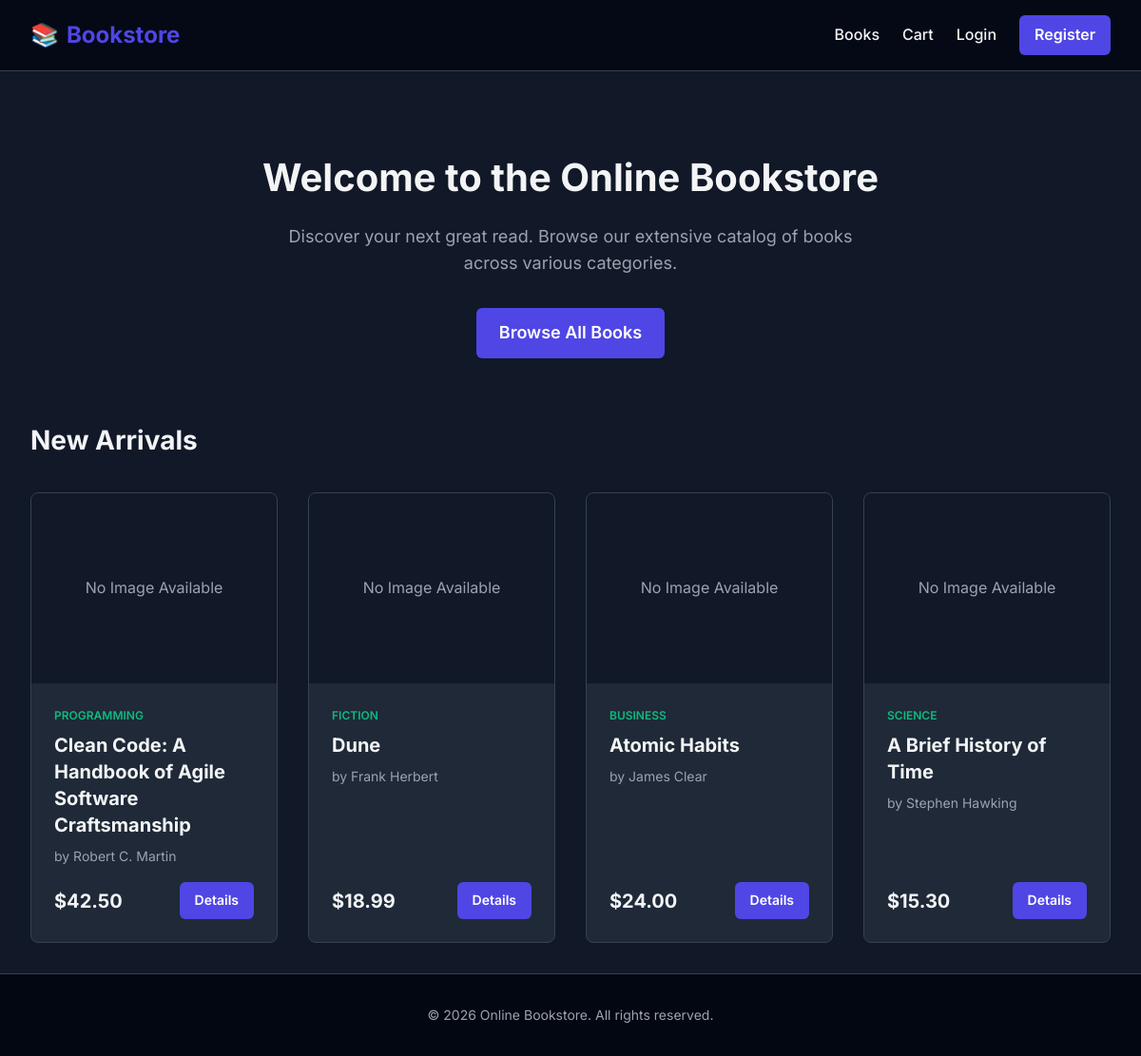
The page / on the database its author committed.
### tables this page shows
CREATE TABLE IF NOT EXISTS products (
    id INT AUTO_INCREMENT PRIMARY KEY,
    category_id INT NOT NULL,
    title VARCHAR(200) NOT NULL,
    author VARCHAR(150) NOT NULL,
    description TEXT,
    price DECIMAL(10, 2) NOT NULL,
    stock_quantity INT NOT NULL DEFAULT 0,
    image VARCHAR(255) DEFAULT NULL,
    created_at TIMESTAMP DEFAULT CURRENT_TIMESTAMP,
    updated_at TIMESTAMP DEFAULT CURRENT_TIMESTAMP ON UPDATE CURRENT_TIMESTAMP,
    FOREIGN KEY (category_id) REFERENCES categories(id) ON DELETE RESTRICT
);

CREATE TABLE IF NOT EXISTS categories (
    id INT AUTO_INCREMENT PRIMARY KEY,
    name VARCHAR(100) NOT NULL UNIQUE,
    description TEXT,
    created_at TIMESTAMP DEFAULT CURRENT_TIMESTAMP
);

### includes/functions.php (called while the page is built, shortened)
<?php
function h($string) {
    return htmlspecialchars($string ?? '', ENT_QUOTES, 'UTF-8');
}
function is_logged_in() {
    return isset($_SESSION['user_id']);
}
?>

### index.php (the view)
<?php
require_once __DIR__ . '/includes/header.php';
$stmt = $pdo->query("SELECT p.*, c.name as category_name FROM products p JOIN categories c ON p.category_id = c.id ORDER BY p.created_at DESC LIMIT 6");
$featured_books = $stmt->fetchAll();
?>
<div style="text-align: center; margin: 3rem 0;">
    <h1 style="font-size: 2.5rem; margin-bottom: 1rem;">Welcome to the Online Bookstore</h1>
    <p style="color: var(--text-muted); font-size: 1.125rem; max-width: 600px; margin: 0 auto 2rem;">
        Discover your next great read. Browse our extensive catalog of books across various categories.
    </p>
    <a href="/task4/products.php" class="btn btn-primary" style="font-size: 1.125rem;">Browse All Books</a>
</div>
<?php if ($featured_books): ?>
<div style="margin-top: 4rem;">
    <h2 style="margin-bottom: 2rem; font-size: 1.75rem;">New Arrivals</h2>
    <div style="display: grid; grid-template-columns: repeat(auto-fill, minmax(250px, 1fr)); gap: 2rem;">
        <?php foreach ($featured_books as $book): ?>
            <div style="background-color: var(--card-bg); border: 1px solid var(--border-color); border-radius: 8px; overflow: hidden; display: flex; flex-direction: column;">
                <?php if ($book['image']): ?>
                    <img src="/task4/uploads/products/<?php echo h($book['image']); ?>" alt="<?php echo h($book['title']); ?>" style="width: 100%; height: 200px; object-fit: cover;">
                <?php else: ?>
                    <div style="width: 100%; height: 200px; background-color: var(--dark-bg); display: flex; align-items: center; justify-content: center; color: var(--text-muted);">
                        No Image Available
                    </div>
                <?php endif; ?>
                <div style="padding: 1.5rem; flex-grow: 1; display: flex; flex-direction: column;">
                    <span style="font-size: 0.75rem; color: var(--secondary-color); text-transform: uppercase; font-weight: 600; margin-bottom: 0.5rem;"><?php echo h($book['category_name']); ?></span>
                    <h3 style="font-size: 1.25rem; margin-bottom: 0.5rem; color: var(--text-main); line-height: 1.4;"><?php echo h($book['title']); ?></h3>
                    <p style="color: var(--text-muted); font-size: 0.875rem; margin-bottom: 1rem;">by <?php echo h($book['author']); ?></p>
                    <div style="margin-top: auto; display: flex; justify-content: space-between; align-items: center;">
                        <span style="font-size: 1.25rem; font-weight: 700; color: var(--text-main);">$<?php echo number_format($book['price'], 2); ?></span>
                        <a href="/task4/product_details.php?id=<?php echo $book['id']; ?>" class="btn btn-primary" style="padding: 0.5rem 1rem; font-size: 0.875rem;">Details</a>
                    </div>
                </div>
            </div>
        <?php endforeach; ?>
    </div>
</div>
<?php endif; ?>
<?php require_once __DIR__ . '/includes/footer.php'; ?>

### includes/header.php (shortened to what this page needs)
<?php
require_once __DIR__ . '/functions.php';
?>
<!DOCTYPE html>
<html lang="en">
<head>
    <link rel="stylesheet" href="/task4/assets/css/style.css">
</head>
<body>
<nav class="navbar">
    <a href="/task4/index.php" class="nav-brand">
        📚 <span>Bookstore</span>
    </a>
    <div class="nav-links">
        <a href="/task4/products.php" class="nav-link">Books</a>
        <a href="/task4/cart.php" class="nav-link">Cart</a>
        <?php if (is_logged_in()): ?>
            <a href="/task4/orders.php" class="nav-link">My Orders</a>
            <a href="/task4/profile.php" class="nav-link">Profile</a>
            <?php if (is_admin()): ?>
                <a href="/task4/admin/dashboard.php" class="nav-link" style="color: var(--secondary-color);">Admin</a>
            <?php endif; ?>
            <a href="/task4/logout.php" class="btn btn-primary" style="padding: 0.5rem 1rem;">Logout</a>
        <?php else: ?>
            <a href="/task4/login.php" class="nav-link">Login</a>
            <a href="/task4/register.php" class="btn btn-primary" style="padding: 0.5rem 1rem;">Register</a>
        <?php endif; ?>
    </div>
</nav>
<main class="container">

### includes/footer.php (shortened to what this page needs)
</main>
<footer>
    <p>&copy; <?php echo date('Y'); ?> Online Bookstore. All rights reserved.</p>
</footer>
</body>
</html>

### assets/css/style.css (style rules this page uses)
:root { --primary-color: #4F46E5; --primary-hover: #4338CA; --secondary-color: #10B981; --secondary-hover: #059669; --dark-bg: #111827; --darker-bg: #030712; --text-main: #F3F4F6; --text-muted: #9CA3AF; --border-color: #374151; --card-bg: #1F2937; --danger: #EF4444; }
* { box-sizing: border-box; margin: 0; padding: 0; }
body { font-family: 'Inter', system-ui, -apple-system, sans-serif; background-color: var(--dark-bg); color: var(--text-main); line-height: 1.6; display: flex; flex-direction: column; min-height: 100vh; }
a { color: var(--primary-color); text-decoration: none; transition: color 0.2s; }
.navbar { background-color: var(--darker-bg); padding: 1rem 2rem; display: flex; justify-content: space-between; align-items: center; border-bottom: 1px solid var(--border-color); position: sticky; top: 0; z-index: 100; backdrop-filter: blur(10px); background-color: rgba(3, 7, 18, 0.8); }
.nav-brand { font-size: 1.5rem; font-weight: 700; color: var(--text-main); display: flex; align-items: center; gap: 0.5rem; }
.nav-brand span { color: var(--primary-color); }
.nav-links { display: flex; gap: 1.5rem; align-items: center; }
.nav-link { color: var(--text-main); font-weight: 500; }
.container { width: 100%; max-width: 1200px; margin: 0 auto; padding: 2rem; flex-grow: 1; }
.btn { display: inline-block; padding: 0.75rem 1.5rem; border-radius: 6px; font-weight: 600; text-align: center; cursor: pointer; border: none; transition: all 0.2s ease; width: auto; }
.btn-primary { background-color: var(--primary-color); color: white; }
footer { text-align: center; padding: 2rem; border-top: 1px solid var(--border-color); margin-top: auto; background-color: var(--darker-bg); color: var(--text-muted); font-size: 0.875rem; }

### rows shown on the page
products: shows "No Image Available", category.name "PROGRAMMING", title "Clean Code: A Handbook of Agile Software Craftsmanship", author "Robert C. Martin", price "42.50"
products: shows "No Image Available", category.name "FICTION", title "Dune", author "Frank Herbert", price "18.99"
products: shows "No Image Available", category.name "BUSINESS", title "Atomic Habits", author "James Clear", price "24.00"
products: shows "No Image Available", category.name "SCIENCE", title "A Brief History of Time", author "Stephen Hawking", price "15.30"
